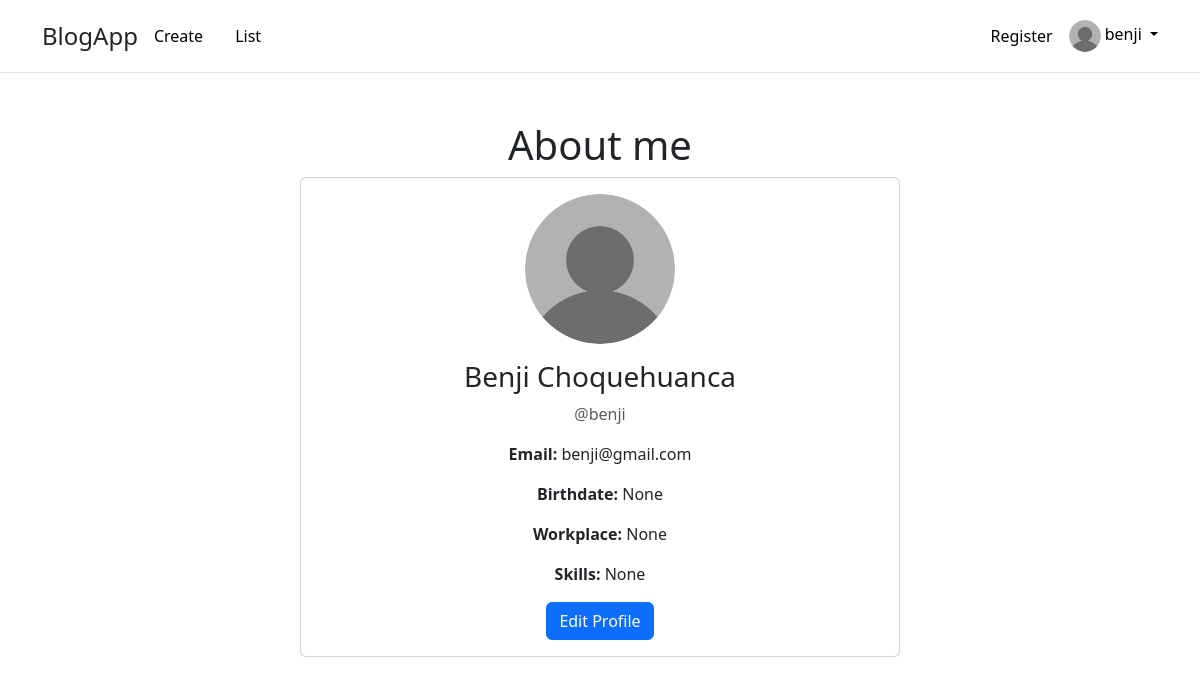
/users/about_me/ (signed in), run on the app's committed database.
### users/models.py (models this page shows)
class InfoExtra(models.Model):
    user = models.OneToOneField(User, on_delete=models.CASCADE)
    avatar = models.ImageField(upload_to="avatar/", null=True, blank=True)
    birth_date = models.DateField(null=True)
    workplace = models.CharField(max_length=255, null=True, blank=True)
    skills = models.TextField(null=True, blank=True)

### users/views.py (the view)
# urls.py: path('about_me/' , about_me , name='about_me')
def about_me(request):
    user_info = request.user.infoextra
    return render(request, "users/about_me.html", {"user_info": user_info})

### users/templates/users/about_me.html
{% extends "template_base.html" %}
{% load static %}
{% block content %}
{% block title_head %} <h1 class="text-center">About me</h1> {% endblock title_head %}
    <div class="card mx-auto" style="max-width: 600px;">
        <div class="card-body text-center">
            {% if user_info.avatar %}
                <img src="{{ user_info.avatar.url }}" class="rounded-circle mb-3" width="150" height="150" alt="Avatar">
            {% else %}
                <img src="{% static 'assets/img/user.png' %}" class="rounded-circle mb-3" width="150" height="150" alt="Avatar">
            {% endif %}
            <h3>{{ request.user.first_name }} {{ request.user.last_name }}</h3>
            <p class="text-muted">@{{ request.user.username }}</p>
            <p><strong>Email:</strong> {{ request.user.email }}</p>
            <p><strong>Birthdate:</strong> {{ user_info.birth_date }}</p>
            <p><strong>Workplace:</strong> {{ user_info.workplace }}</p>
            <p><strong>Skills:</strong> {{ user_info.skills }}</p>
            <a href="{% url 'edit_profile' %}" class="btn btn-primary">Edit Profile</a>
        </div>
    </div>
{% endblock content %}

### templates/template_base.html (shortened to what this page needs)
<!DOCTYPE html>
<html lang="en">
  {% load static %}
  {% load bootstrap_icons %}
  <head>
    <link href="https://cdn.jsdelivr.net/npm/bootstrap@5.3.3/dist/css/bootstrap.min.css" rel="stylesheet" />
  </head>
  <body>
    <header class="p-3 mb-3 border-bottom">
        <div class="container">
          <div class="d-flex flex-wrap align-items-center justify-content-center justify-content-lg-start">
            <a class="navbar-brand fs-4" href="{% url 'home' %}">BlogApp</a>
            <ul class="nav col-12 col-lg-auto me-lg-auto mb-2 justify-content-center mb-md-0">
                <li><a class="nav-link link-body-emphasis" href="{% url 'create_blog' %}">Create</a></li>
                <li><a class="nav-link link-body-emphasis" href="{% url 'list_blog' %}">List</a></li>
            </ul>
            <div class="col-12 col-lg-auto mb-3 mb-lg-0 me-lg-3" data-landmark-index="2">
              <a class="nav-link link-body-emphasis" href="{% url 'register' %}">Register</a>
            </div>
            {% if request.user.is_authenticated  %}
              <div class="dropdown text-end">
                <a href="#" class="d-block link-body-emphasis text-decoration-none dropdown-toggle" data-bs-toggle="dropdown" aria-expanded="false">
                  {% if request.user.infoextra.avatar %}
                    <img src={{ request.user.infoextra.avatar.url}} alt="mdo" width="32" height="32" class="rounded-circle">
                  {% else %}
                    <img src={% static "assets/img/user.png" %} alt="mdo" width="32" height="32" class="rounded-circle">
                  {% endif %}
                  {{ request.user.username }}
                </a>
              </div>
            {% else %}
            <div class="d-flex spa">
              <a class="nav-link link-body-emphasis" href="{% url 'login' %}">Login</a>
            </div>
            {% endif %}
          </div>
        </div>
      </header>
    <div class="mt-5 container">
      {% block content %}{% endblock %}
    </div>
  </body>
</html>

### data on the page
InfoExtra: birth_date "None", workplace "None", skills "None"

### other printed values
{{ request.user.username }} "benji"
{{ request.user.first_name }} "Benji"
{{ request.user.last_name }} "Choquehuanca"
{{ request.user.email }} "benji@gmail.com"
